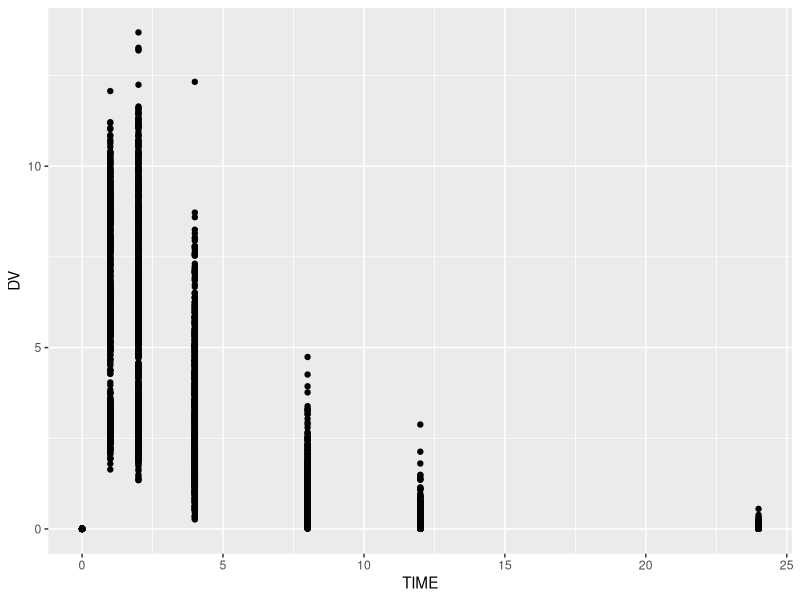
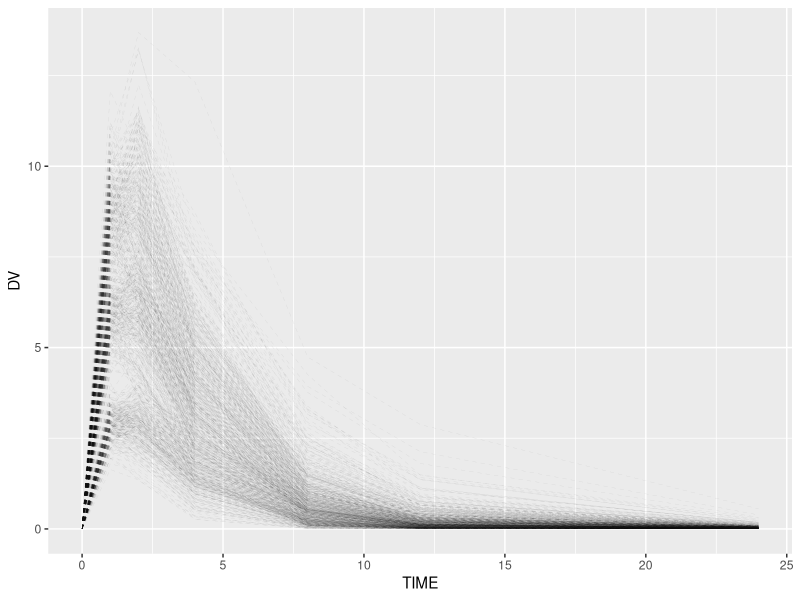
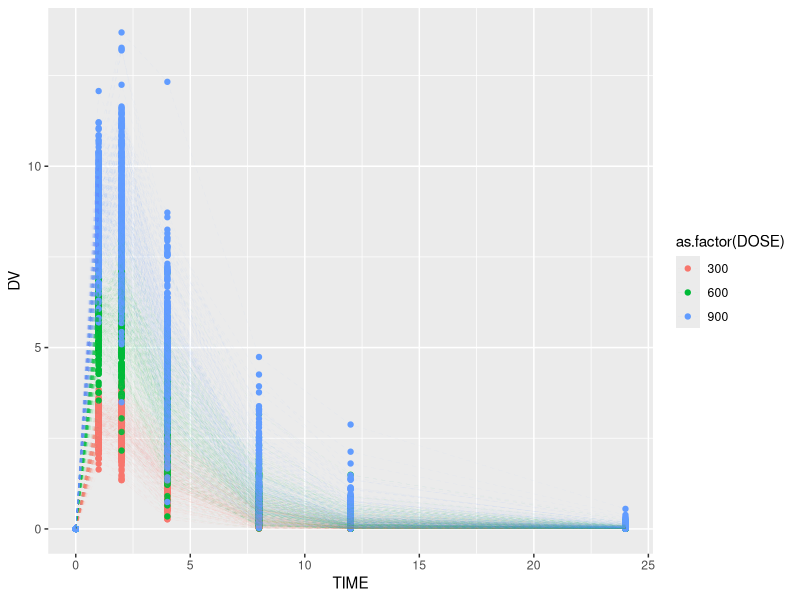
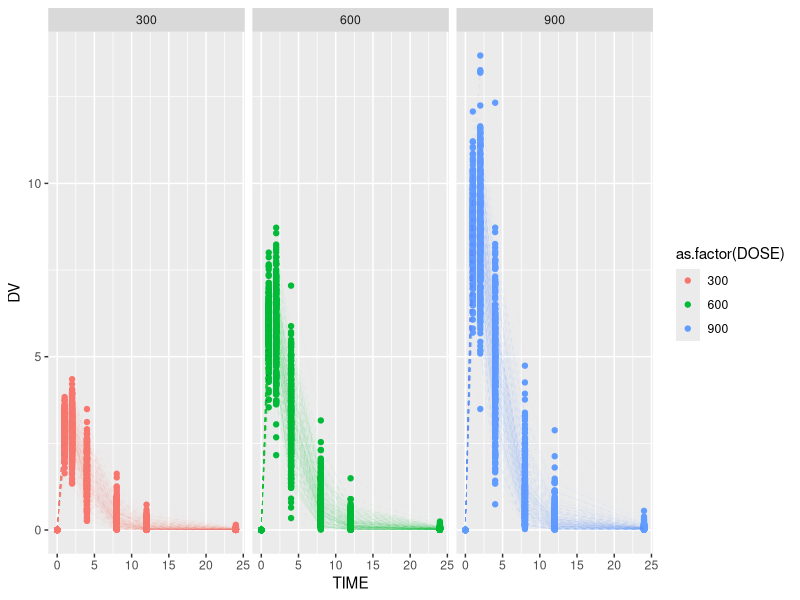
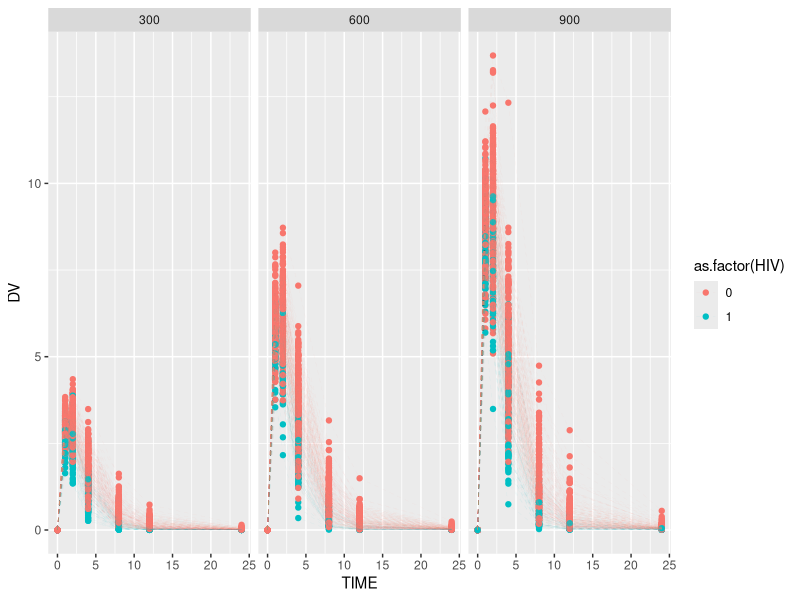
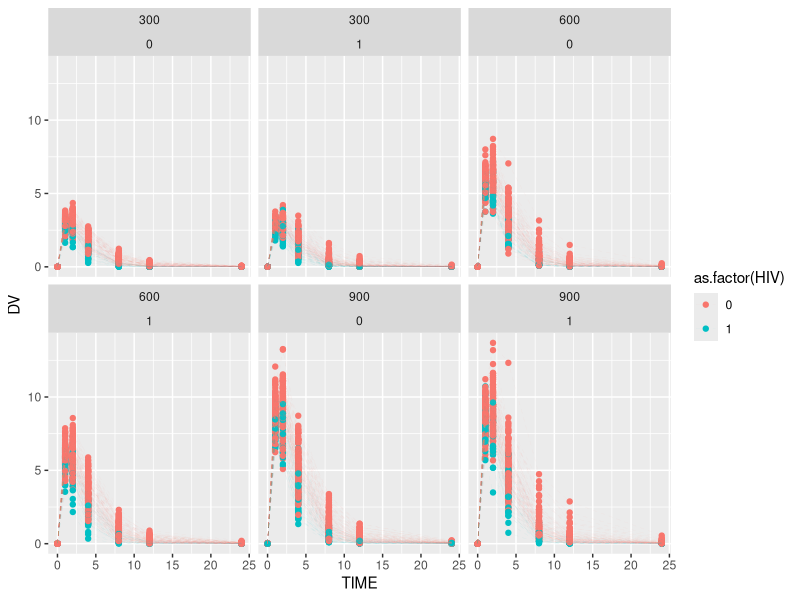
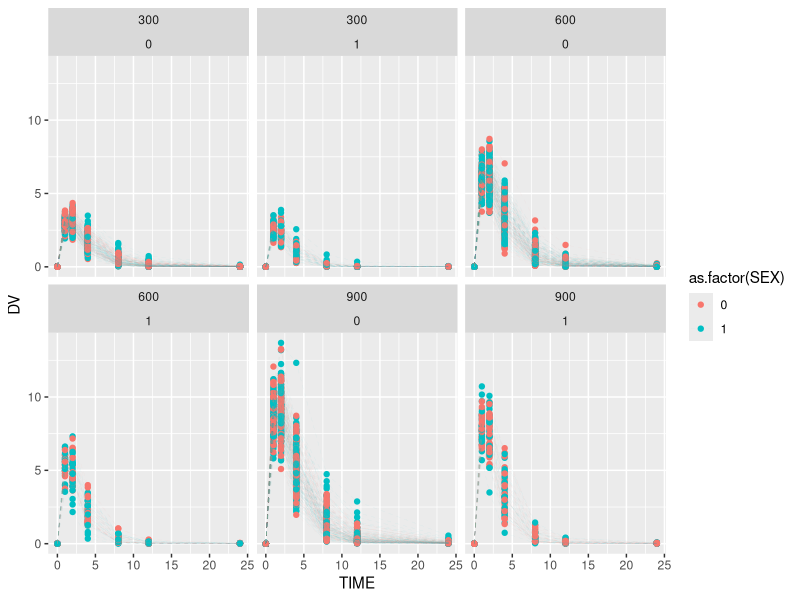
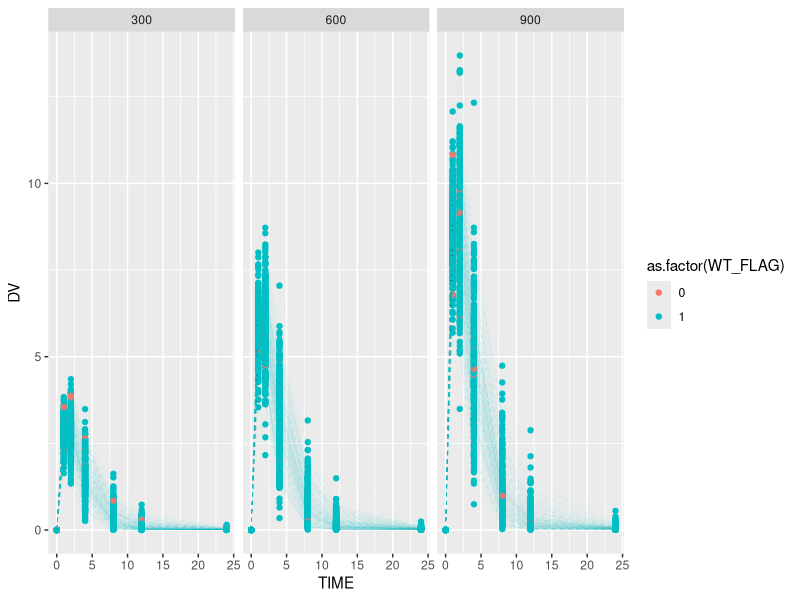

Here is the R script that generated these plots, in order:
## ---- chunk 1
knitr::opts_chunk$set(echo = TRUE)
## ---- chunk 2
#Comment out if you've already installed them
#install.packages("dplyr")
#install.packages("tidyr")
#install.packages("ggplot2")

#Load libraries
library(dplyr)
library(tidyr)
library(ggplot2)
## ---- chunk 3
#setwd("YOUR/PATH/HERE")
PKdata <- read.csv("simtab.csv")

#Let's take a glimpse at your dataset
head(PKdata)
#Alternatively, click on PKdata in your Global Environment toolbar on the right

#Let's open up the data dictionary too, it's always good practice to know your dataset

## ---- chunk 4
#You can select specific columns using select()
#Let's de-identify our dataset by selecting the columns we want
deidentified <- select(PKdata, ID, TIME, DV, DOSE, HT, BW, SEX, HIV)
head(deidentified)

#You can also do this by "subtracting" the columns you don't want with -
deidentified <- select(PKdata, -PT_BIRTHDATE, -PT_ADDRESS, -PT_USUBJID)
head(deidentified)

#You can also search through your columns with helpers: contains(), starts_with(), ends_with()
What_did_this_do <- select(PKdata, ends_with("V"))
head(What_did_this_do)
#Write your answer commented out below:
#removed all columns that end with V

#Can you use helpers to create the same deidentified dataset?
deidentified <- select(PKdata, -starts_with("PT"))
head(deidentified)


## ---- chunk 5
#You can filter out specific rows using filter()
#For example, selecting all patients who received a specific dose
Dosed_600 <- filter(PKdata, DOSE == 600)
head(Dosed_600)

#You can use any logical function in R to designate your filter criteria
# > greater than, <= greater equal than
# < less than, <= lesser equal than
# ! not
# & and
# | or
#Can you filter for patients with body weight greater or equal than 45kg?
WT.GT.45 <- filter(PKdata, BW >= 45)
head(WT.GT.45)

#You can also use & or | to create more complex logical functions
#Let's filter for patients that received a dose greater than or equal to 600 and HIV+
Dosed600up_HIV <- filter(PKdata, DOSE >= 600 & HIV == 1)
head(Dosed600up_HIV)

#Challenge: Filter for patients who received the lowest or highest dose, and is female with HIV or male
#Remember there are always many ways to code something :)
Challenge <- filter(PKdata, DOSE != 600 & (HIV == 1 | SEX == 1))
head(Challenge)

## ---- chunk 6
#arrange() will reorder rows or columns according to your specifications (default from low to high)
#For example in PK data we will often organize our rows by patient ID, then by time.
PKdata <- arrange(PKdata,ID, TIME)
## ---- chunk 7
#Pipes are used to connect the output of one function to the input of another
#Let's deidentify our dataset, filter for 600mg dose, and arrange by id and time all together
Dose_600 <- PKdata %>%
  select( -starts_with("PT")) %>%
  filter(DOSE == 600) %>%
  arrange(ID, TIME)

#Try this one for yourself!
#Let's try filtering for HIV+ or body weight less than 45kg, then...
#we want to see the trough levels of each patient (defined as the 24hr timepoint)  

Trough <-   PKdata %>%
  select( -starts_with("PT")) %>%
  filter(HIV == 1 | BW < 45) %>%
  filter(TIME == 24)

View(Trough)
  
  
## ---- chunk 8
#mutate() can create new columns or alter existing ones
#For example, BMI is often calculated from HT and WT
#BMI = weight(kg)/height(m)^2

PKdata <- PKdata %>%
  mutate(BMI = BW/(HT/39.37)^2) #are the units correct? check the data dictionary!

#Now you try making a new column and converting DV from mg/L into micromoles!
#The drug used here is remdesivir

PKdata<- PKdata %>%
  mutate(Conc_uM = DV/1000/602.6*1000000) #mg/L *1g/1000mg * 1mol/602.6g * 1000000uM/1M


## ---- chunk 9
ggplot(PKdata) + 
  geom_point(aes(x=TIME, y=DV)) ##What are we trying to plot with a PK profile?


#Do you like lines better?
ggplot(PKdata) + 
 geom_line(aes(x=TIME, y=DV,group=factor(ID)),alpha = 0.1, linetype=2,size=0.1)

#Let's put them on the same graph with a +


## ---- chunk 10
ggplot(PKdata) + 
  geom_point(aes(x=TIME, y=DV, color = as.factor(DOSE))) + 
  geom_line(aes(x=TIME, y=DV, group=factor(ID), color = as.factor(DOSE)),alpha = 0.1, linetype=2,size=0.1)
## ---- chunk 11
#It's still a little too cluttered
ggplot(PKdata) + 
  geom_point(aes(x=TIME, y=DV, color = as.factor(DOSE))) + 
  geom_line(aes(x=TIME, y=DV, group=factor(ID), color = as.factor(DOSE)),alpha = 0.1, linetype=2,size=0.1) +
  facet_wrap(.~DOSE)
## ---- chunk 12
#Copy and paste from above, and let's plot stratified by HIV status
ggplot(PKdata) + 
  geom_point(aes(x=TIME, y=DV, color = as.factor(HIV))) +
  geom_line(aes(x=TIME, y=DV, group=factor(ID), color = as.factor(HIV)),alpha = 0.1, linetype=2,size=0.1) +
  facet_wrap(.~DOSE)



#Now let's try adding 2 stratifications: color by HIV and facet_wrap by Dose~SEX. Then try the other way around!
ggplot(PKdata) + 
  geom_point(aes(x=TIME, y=DV, color = as.factor(HIV))) + 
  geom_line(aes(x=TIME, y=DV, group=factor(ID), color = as.factor(HIV)),alpha = 0.1, linetype=2,size=0.1) +
  facet_wrap(DOSE~SEX)

ggplot(PKdata) + 
  geom_point(aes(x=TIME, y=DV, color = as.factor(SEX))) +
  geom_line(aes(x=TIME, y=DV, group=factor(ID), color = as.factor(SEX)),alpha = 0.1, linetype=2,size=0.1) +
  facet_wrap(DOSE~~HIV)

#Challenge: Plot stratified by body weight, one color for above 45kg and another color for below. Make sure to have a legend :)
#Hint: you will need to manipulate your dataframe

PKdata <- PKdata %>%
  mutate(WT_FLAG = ifelse(BW > 45, 1, 0))

ggplot(PKdata) + 
  geom_point(aes(x=TIME, y=DV, color = as.factor(WT_FLAG))) + 
  geom_line(aes(x=TIME, y=DV, group=factor(ID), color = as.factor(WT_FLAG)),alpha = 0.1, linetype=2,size=0.1) +
  facet_wrap(.~DOSE)



## ---- chunk 13
#You can use summarise to calculate means, ranges, standard deviations, quartiles, etc.
Summary_stats <- PKdata %>%
  summarise(c_mean = mean(DV),
            c_stdev = sd(DV),
            BW_mean = mean(BW),
            BW_upper = quantile(BW, probs = 0.975),
            BW_lower = quantile(BW, probs = 0.225))

View(Summary_stats)

## ---- chunk 14
#Let's calculate subpopulation summary statistics
#For example, let's calculate body weight summary statistics by SEX
BW_by_SEX <- PKdata %>%
  group_by(SEX) %>%
  summarise(BW_mean = mean(BW),
            BW_upper = quantile(BW, probs = 0.975),
            BW_lower = quantile(BW, probs = 0.225))

#Let's plot it!
ggplot(BW_by_SEX) +
  geom_point(aes(x=SEX, y=BW_mean)) +
  geom_errorbar((aes(x=SEX, ymin=BW_lower, ymax=BW_upper)))


#An easier way to do it in just ggplot, there are always multiple ways to do the same thing
ggplot(PKdata) +
  geom_boxplot(aes(x=as.factor(SEX), y=BW))
## ---- chunk 15
#Let's start with calculating median and percentile profiles 
Med <- PKdata %>%
  group_by(TIME) %>%
  summarise(median = median(DV),
            upper = quantile(DV, probs=0.975), #Upper 95th percentile
            lower = quantile(DV, probs=0.225)) #Lower 95th percentile

#Let's plot it
ggplot(Med) +
  geom_line(aes(x=TIME, y=median)) +
  geom_ribbon(aes(x=TIME, ymin=lower, ymax=upper), alpha=0.3)
## ---- chunk 16
#Let's do the same thing but subset by DOSE
DOSE_Med <- PKdata %>%
  group_by(DOSE,TIME) %>%
  summarise(median = median(DV),
            upper = quantile(DV, probs=0.975), #Upper 95th percentile
            lower = quantile(DV, probs=0.225)) #Lower 95th percentile

#Let's plot it
ggplot(DOSE_Med) +
  geom_line(aes(x=TIME, y=median, color = as.factor(DOSE))) +
  geom_ribbon(aes(x=TIME, ymin=lower, ymax=upper, fill = as.factor(DOSE)), alpha=0.3)
## ---- chunk 17
#Median PK profiles, subset by HIV

HIV_Med <- PKdata %>%
  group_by(HIV,TIME) %>%
  summarise(median = median(DV),
            upper = quantile(DV, probs=0.975), #Upper 95th percentile
            lower = quantile(DV, probs=0.225)) #Lower 95th percentile

#Let's plot it
ggplot(HIV_Med) +
  geom_line(aes(x=TIME, y=median, color = as.factor(HIV))) +
  geom_ribbon(aes(x=TIME, ymin=lower, ymax=upper, fill = as.factor(HIV)), alpha=0.3)


## ---- chunk 18
#We need to subset by DOSE and HIV
#Prepare the dataset yourself

HIV_Med <- PKdata %>%
  group_by(DOSE, HIV,TIME) %>%
  summarise(median = median(DV),
            upper = quantile(DV, probs=0.975), #Upper 95th percentile
            lower = quantile(DV, probs=0.225)) #Lower 95th percentile

#Let's plot it
ggplot(HIV_Med) +
  geom_line(aes(x=TIME, y=median, color = as.factor(HIV))) +
  geom_ribbon(aes(x=TIME, ymin=lower, ymax=upper, fill = as.factor(HIV)), alpha=0.3) +
  facet_wrap(.~DOSE)

